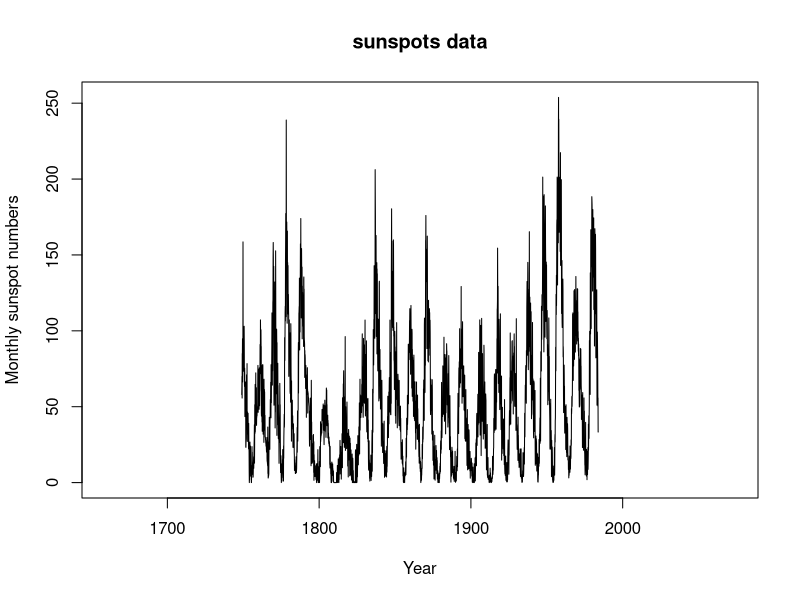
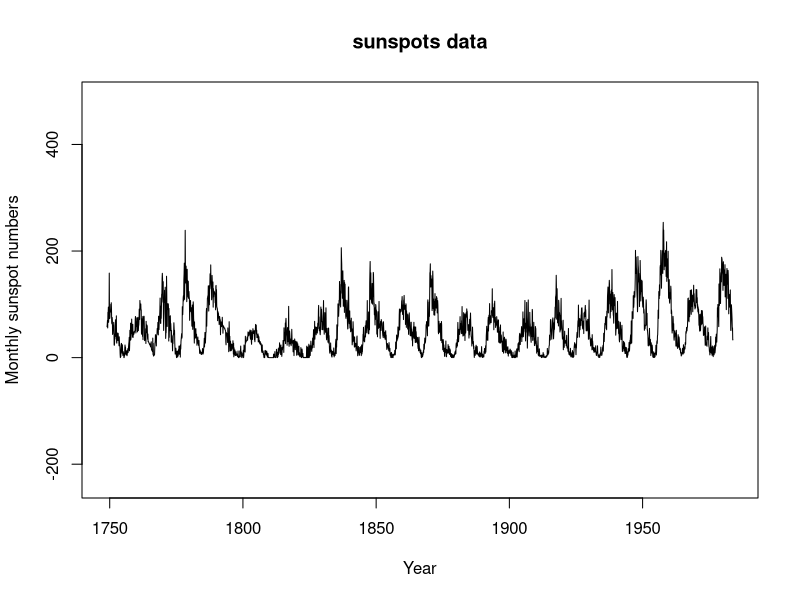

R code for these plots, in order:
library(ggplot2)

summary(sunspots)

plot(sunspots, main = "sunspots data", xlab = "Year"
	, ylab = "Monthly sunspot numbers"
	, asp=1
)

plot(sunspots, main = "sunspots data", xlab = "Year"
	, ylab = "Monthly sunspot numbers"
	, asp=0.2
)
